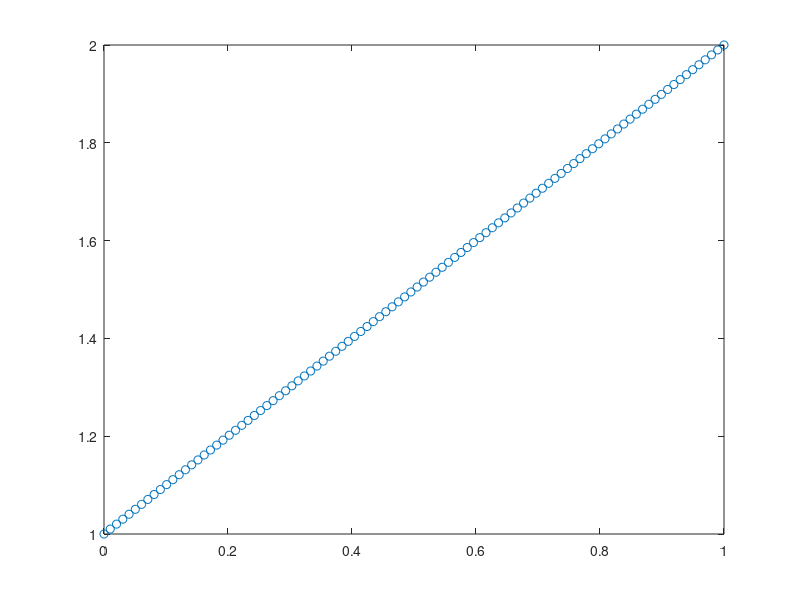

MATLAB code to generate this figure:
clear all
close all
clc

Nx = 100;
Xstart = 0;
Xstop = 1;
x = linspace(Xstart, Xstop, Nx)';
y = x + 1;
d = 1;

figure
plot(x, y, 'o')

x = [x ones(Nx,1)];
K = 3;
twos = linspace(-3, -1, K); 
P = [-2.^twos 2.^twos];
P = sort(P);
K = 2 * K;
I_d1 = eye(d + 1);
Pc = kron(I_d1, P);

A = (Pc')*(x')*x*Pc;
b = -2*(Pc')*(x')*y;

Nw = K * (d + 1);

tmp = [0:(2^Nw) - 1];

bin = dec2bin(tmp);

for i = [1:(2^Nw)]
    for j = [1:Nw]
        binN(i,j) = str2double(bin(i,j));
    end
end

for i = [1:(2^Nw)]
    
end

